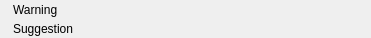
<?xml version="1.0" encoding="UTF-8"?>
<ui version="4.0">
 <class>IssueProperty</class>
 <widget class="QWidget" name="IssueProperty">
  <property name="geometry">
   <rect>
    <x>0</x>
    <y>0</y>
    <width>371</width>
    <height>38</height>
   </rect>
  </property>
  <property name="sizePolicy">
   <sizepolicy hsizetype="MinimumExpanding" vsizetype="MinimumExpanding">
    <horstretch>0</horstretch>
    <verstretch>0</verstretch>
   </sizepolicy>
  </property>
  <property name="windowTitle">
   <string>Form</string>
  </property>
  <layout class="QHBoxLayout" name="horizontalLayout" stretch="0,1">
   <property name="spacing">
    <number>6</number>
   </property>
   <property name="margin">
    <number>0</number>
   </property>
   <item>
    <widget class="QLabel" name="m_icon_label">
     <property name="text">
      <string/>
     </property>
    </widget>
   </item>
   <item>
    <layout class="QVBoxLayout" name="verticalLayout" stretch="0,0">
     <property name="spacing">
      <number>0</number>
     </property>
     <item>
      <widget class="QLabel" name="m_warning_label">
       <property name="text">
        <string>Warning</string>
       </property>
      </widget>
     </item>
     <item>
      <widget class="QLabel" name="m_suggestion_label">
       <property name="text">
        <string>Suggestion</string>
       </property>
      </widget>
     </item>
    </layout>
   </item>
  </layout>
 </widget>
 <resources/>
 <connections/>
</ui>
